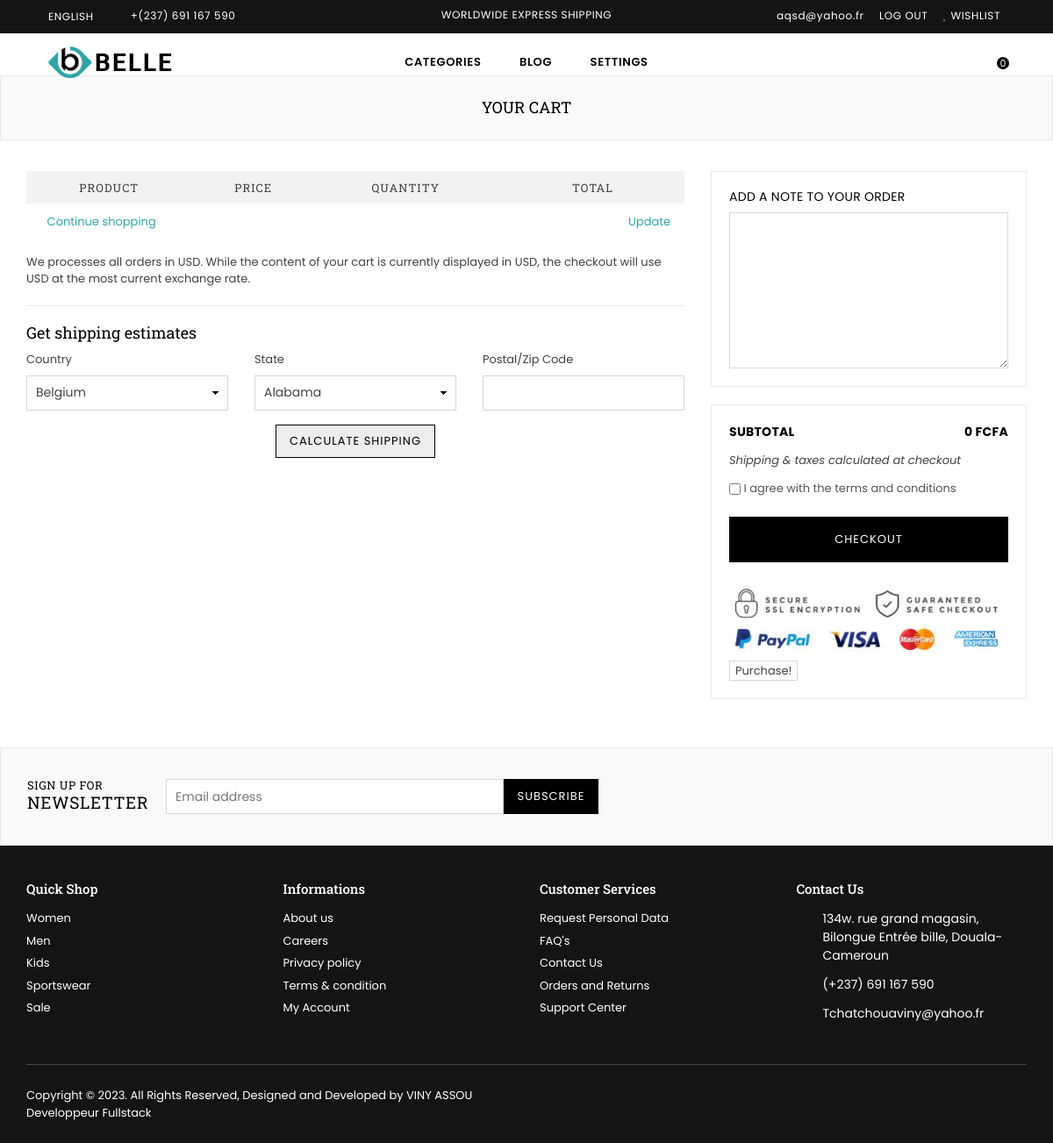
/cart/ (signed in), run on an earlier commit of the app's database.
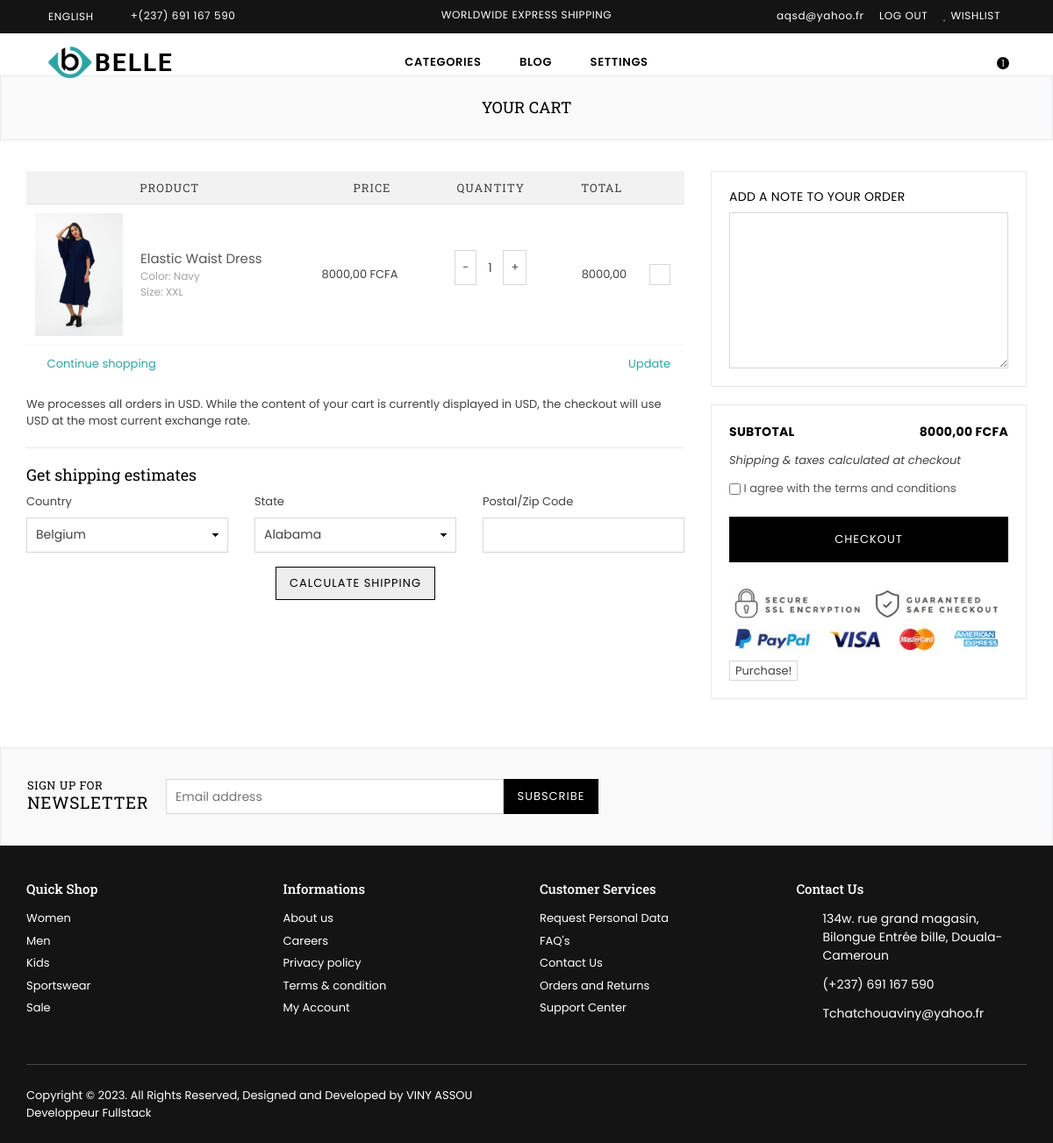
And on a later commit of the database.
### Ecommerce/models.py (models this page shows, shortened)
class Cart(models.Model):
    user = models.ForeignKey(User, on_delete=models.CASCADE)
    product = models.ForeignKey(Product, on_delete=models.CASCADE)
    quantity = models.IntegerField(default=1)
    @property
    def total_price(self):
        return self.quantity * self.product.price

class Product(models.Model):
    category = models.ForeignKey(Category, related_name='products',
                                 on_delete=models.CASCADE)
    name = models.CharField(max_length=200, db_index=True)
    slug = models.SlugField(max_length=200, db_index=True)
    image1 = models.ImageField(upload_to='products/', blank=True, null=True)
    image2 = models.ImageField(upload_to='products/', blank=True, null=True)
    description = models.TextField(blank=True)
    price = models.DecimalField(max_digits=10, decimal_places=2)
    priceReduction = models.DecimalField(max_digits=10, decimal_places=2)
    available = models.BooleanField(default=True)
    stock = models.PositiveIntegerField(default=0)
    size = models.CharField(max_length=20, blank=True, null=True)
    created = models.DateTimeField(auto_now_add=True)
    updated = models.DateTimeField(auto_now=True)
    class Meta:
        ordering = ('name',)
        index_together = (('id', 'slug'),)

### Ecommerce/views.py (the view)
# urls.py: path('cart/', views.CartListView.as_view(), name='cart_list'),
class CartListView(ListView):
    template_name = "order/cart.html"
    model = Cart
    context_object_name = 'carts'
    def get_queryset(self):
        return Cart.objects.filter(
            user=self.request.user
        )
    def get_context_data(self, *args, **kwargs):
        context = super().get_context_data(*args, **kwargs)
        carts = Cart.objects.filter(
            user=self.request.user
        )
        cart_total_price = 0
        for cart in carts:
            cart_total_price += cart.total_price
        context['cart_total_price'] = cart_total_price
        return context

### Ecommerce/context_processors.py (called while the page is built)
def totalitem(request):
    totalitem = 0
    carts = Cart.objects.filter(user=request.user.id)
    if request.user.is_authenticated:
            totalitem = len(Cart.objects.filter(user=request.user.id))
    return {'totalitem': totalitem}

### cart/context_processors.py (called while the page is built)
def cart(request):
    return {'cart': Cart(request)}

### Ecommerce/templates/order/cart.html (shortened to what the changed rows need)
{% extends "master.html" %}
{% load static %}
{% block content %}
{% include 'partials/header.html' %}
      <div id="page-content" class="mt-5">
    	<div class="page section-header text-center">
			<div class="page-title">
        		<div class="wrapper"><h1 class="page-width">Your cart</h1></div>
      		</div>
		</div>
        <div class="container">
        	<div class="row">
                <div class="col-12 col-sm-12 col-md-8 col-lg-8 main-col">
                		<table class="cart style2">
                            <thead class="cart__row cart__header">
                                <tr>
                                    <th colspan="2" class="text-center">Product</th>
                                    <th class="text-center">Price</th>
                                    <th class="text-center">Quantity</th>
                                    <th class="text-right">Total</th>
                                    <th class="action">&nbsp;</th>
                                </tr>
                            </thead>
                    		<tbody>
                                {% for item in carts %}
                                <tr class="cart__row border-bottom line1 cart-flex border-top">
                                    <td class="cart__image-wrapper cart-flex-item">
                                        <a href="#"><img class="cart__image" src="{{ item.product.image1.url }}" alt="Elastic Waist Dress - Navy / Small"></a>
                                    </td>
                                    <td class="cart__meta small--text-left cart-flex-item">
                                        <div class="list-view-item__title">
                                            <a href="#">{{ item.product.name }}</a>
                                        </div>
                                        <div class="cart__meta-text">
                                            Color: Navy<br>Size: {{ item.product.size }}<br>
                                        </div>
                                    </td>
                                    <td class="cart__price-wrapper cart-flex-item">
                                        <span class="money"> {{ item.product.price }} FCFA</span>
                                    </td>
                                    <td class="cart__update-wrapper cart-flex-item text-right">
                                        <div class="cart__qty text-center">
                                            <div class="qtyField">
                                                    <form action="{% url "Ecommerce:cart_quantity" item.id %}" method="post">
                                                        <div class="mb-3 d-flex">
                                                            <button type="submit" class="decrease px-2">-</button>
                                                            <input style="width: 30px;" name="quantity" type="text" value="{{ item.quantity }}" class="quantity text-center border-0" />
                                                            <button type="submit" class="increase px-2">+</button>
                                                        </div>
                                                </form>
                                            </div>
                                        </div>
                                    </td>
                                    <td class="text-right small--hide cart-price">
                                        <div><span class="money"> {{ item.total_price }} </span></div>
                                    </td>
                                    <td class="text-center small--hide">
                                        <form action="{% url "Ecommerce:delete_cart_item" item.id %}" method="post">
                                            <button class="bg-transparent" type="submit">
                                                <i class="fa fa-trash text-danger"></i>
                                            </button>
                                        </form>
                                    </td>
                                </tr>
                                 {% endfor %}
                            </tbody>
                    </table>
                </div>
                <div class="col-12 col-sm-12 col-md-4 col-lg-4 cart__footer">
                    <div class="solid-border">
                      <div class="row">
                        <span class="col-12 col-sm-6 cart__subtotal-title cart__subtotal text-right"><span class="money"> {{ cart_total_price }} FCFA </span></span>
                      </div>
                    </div>
                </div>
            </div>
        </div>
    </div>
{% endblock %}

What changed in the data, as far as the page shows it:
added Cart: product.image1 (picture), product.name "Elastic Waist Dress", product.size "XXL", product.price "8000,00", quantity "1", total_price "8000,00"
Also different on the page:
{{ totalitem }}: "0" → "1"
{{ cart_total_price }}: "0" → "8000,00"
